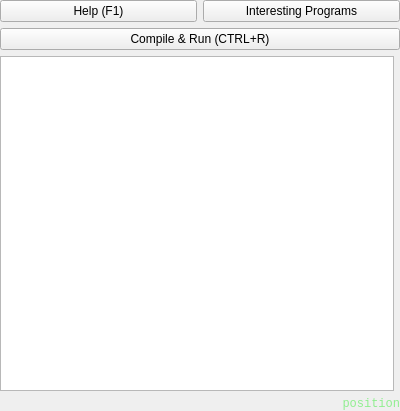
<?xml version="1.0" encoding="UTF-8"?>
<ui version="4.0">
 <class>QuatschEditor</class>
 <widget class="QWidget" name="QuatschEditor">
  <property name="geometry">
   <rect>
    <x>0</x>
    <y>0</y>
    <width>400</width>
    <height>411</height>
   </rect>
  </property>
  <property name="minimumSize">
   <size>
    <width>64</width>
    <height>128</height>
   </size>
  </property>
  <property name="windowTitle">
   <string>Form</string>
  </property>
  <layout class="QGridLayout" name="gridLayout">
   <property name="margin">
    <number>0</number>
   </property>
   <item row="7" column="2">
    <widget class="QLabel" name="position">
     <property name="font">
      <font>
       <family>Monospace</family>
      </font>
     </property>
     <property name="styleSheet">
      <string notr="true">color:lightgreen;</string>
     </property>
     <property name="text">
      <string>position</string>
     </property>
     <property name="alignment">
      <set>Qt::AlignRight|Qt::AlignTrailing|Qt::AlignVCenter</set>
     </property>
    </widget>
   </item>
   <item row="3" column="1" colspan="2">
    <widget class="QPushButton" name="compileAndRunButton">
     <property name="text">
      <string>Compile &amp;&amp; Run (CTRL+R)</string>
     </property>
     <property name="icon">
      <iconset>
       <normaloff>:/playStopPauseEtc/resources/nuove_play_24x24.png</normaloff>:/playStopPauseEtc/resources/nuove_play_24x24.png</iconset>
     </property>
     <property name="shortcut">
      <string>Ctrl+R</string>
     </property>
    </widget>
   </item>
   <item row="2" column="1">
    <widget class="QPushButton" name="help">
     <property name="text">
      <string>Help (F1)</string>
     </property>
     <property name="shortcut">
      <string>F1</string>
     </property>
    </widget>
   </item>
   <item row="2" column="2">
    <widget class="QPushButton" name="interestingPrograms">
     <property name="text">
      <string>Interesting Programs</string>
     </property>
    </widget>
   </item>
   <item row="6" column="1" colspan="2">
    <layout class="QHBoxLayout" name="horizontalLayout">
     <item>
      <widget class="QTextEdit" name="edit">
       <property name="sizePolicy">
        <sizepolicy hsizetype="Expanding" vsizetype="Expanding">
         <horstretch>0</horstretch>
         <verstretch>0</verstretch>
        </sizepolicy>
       </property>
       <property name="lineWrapMode">
        <enum>QTextEdit::NoWrap</enum>
       </property>
       <property name="tabStopWidth">
        <number>40</number>
       </property>
       <property name="acceptRichText">
        <bool>false</bool>
       </property>
      </widget>
     </item>
     <item>
      <widget class="picogen::qt4::QuatschPreview" name="quatschPreview" native="true"/>
     </item>
    </layout>
   </item>
  </layout>
 </widget>
 <customwidgets>
  <customwidget>
   <class>picogen::qt4::QuatschPreview</class>
   <extends>QWidget</extends>
   <header>quatschpreview.h</header>
   <container>1</container>
  </customwidget>
 </customwidgets>
 <resources/>
 <connections/>
</ui>
